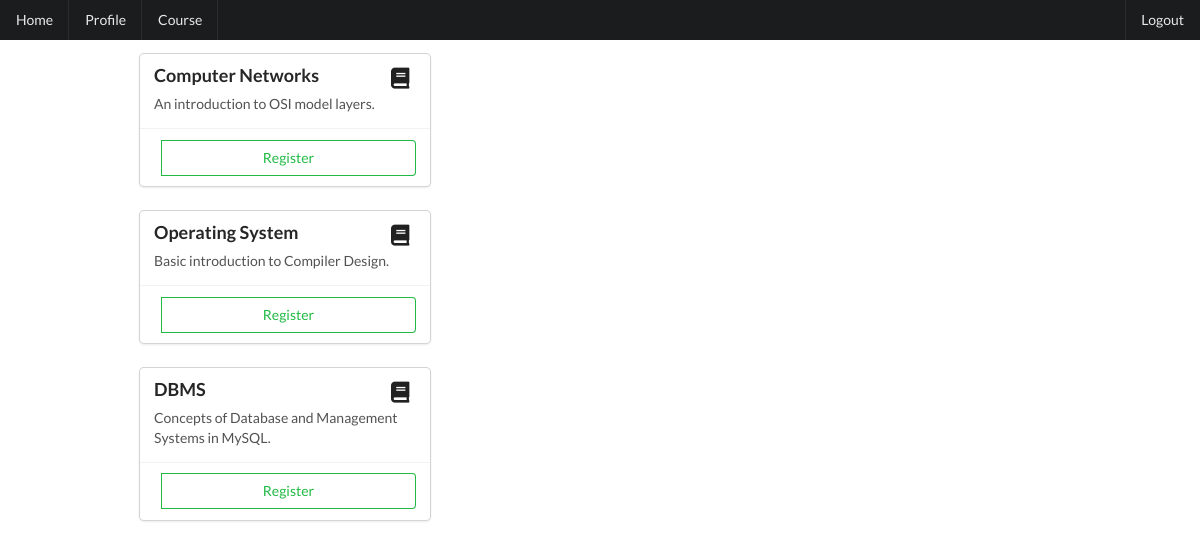
Screenshot of /courses/ (signed in) with the database file from the repository.
### tutorial/models.py (models this page shows, shortened)
class Course(models.Model):
    name = models.CharField(max_length=100)
    description = models.CharField(max_length=250, default="Description of the course.")

### tutorial/views.py (the view)
# urls.py: path('courses/', views.courses, name='site-courses'),
def courses(request):
    user = request.user
    courses = list(Course.objects.all())
    for obj in Register.objects.filter(user=user):
        course_obj = Course.objects.get(id=obj.course.id)
        if course_obj in courses:
            courses.remove(course_obj)
    return render(request, "tutorial/course.html", {'courses': courses})

### tutorial/templates/tutorial/course.html (shortened to what this page needs)
{% extends 'tutorial/base.html' %}
{% block content %}
    {% for course in courses %}
        <div class="ui cards">
            <div class="card">
                <div class="content">
                    <i class="right floated large ui book icon"></i>
                    <div class="header">
                        {{ course.name }}
                    </div>
                    <div class="description">
                        {{ course.description }}
                    </div>
                </div>
                <div class="extra content">
                        <form class="ui two buttons" method="POST" action='{% url "register-course" %}'>
                            <button class="ui basic green button" type="submit">Register</button>
                        </form>
                    </div>
            </div>
        </div>
    {% endfor %}
{% endblock %}

### rows the page displays
Course: name "Computer Networks", description "An introduction to OSI model layers."
Course: name "Operating System", description "Basic introduction to Compiler Design."
Course: name "DBMS", description "Concepts of Database and Management Systems in MySQL."
